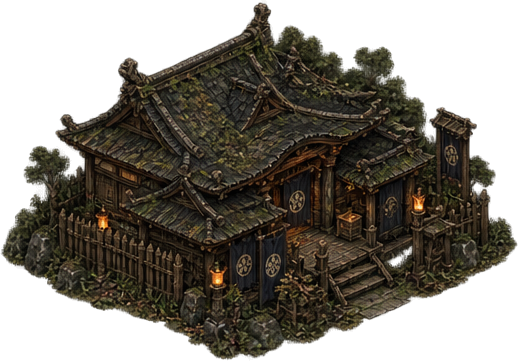
#> input picture assets/environment/buildings/ninja_village/dojo.png, 518 x 361 px, given in place of zone_variants1.png, which was not available
$ python add_zone_variants_art.py ../assets/environment/buildings/ninja_village/dojo.png
#> lines starting #> are read from the running program, lines starting #| are printed output that depends on the picture; after the words box and inside, x2 and y2 are one past the last pixel; in counts of white or black regions, pixels touching at a corner belong together
"""Cut the zone variant sheet and the second ruin sheet (2026-11-18) into game/art/buildings.

    python tools/add_zone_variants_art.py [--preview out.png]

Sources (transparent, made from art_prompts zone_variants_and_ruins_prompts.md):
  assets/environment/zone_variants1.png, 3 x 2: tenements_b, tenements_c, townhouse_b / townhouse_c, smithy_b, smithy_c
  assets/environment/ruined_buildings2.png, 2 x 2: ruin_storehouse, ruin_barracks / ruin_workshop, ruin_station
The biggest blobs are the pieces, in reading order; loose bits join the nearest one. Anchors (and painted lights, as tools/cut_environment.py finds them) are appended
to game/art/cutouts.json, catalog entries to game/data/art.json (names already there are skipped). Then run
tools/build_art_blockers.py so the new zone houses block like the old ones. Needs Pillow and numpy only.
"""
import json, os, sys
import numpy as np
from PIL import Image, ImageDraw

ROOT = os.path.dirname(os.path.dirname(os.path.abspath(__file__)))
ENV, OUT = os.path.join(ROOT, 'assets', 'environment'), os.path.join(ROOT, 'game', 'art')
# sheet -> (cols, rows, [(name, target width px, art.json entry)] in reading order); widths match the art they vary
SHEETS = {
    'zone_variants1.png': (3, 2, [('tenements_b', 449, {'glows': True}), ('tenements_c', 449, {'glows': True}),
                                  ('townhouse_b', 355, {'glows': True, 'blockWall': 0.5}),
                                  ('townhouse_c', 355, {'glows': True, 'blockWall': 0.5}),
                                  ('smithy_b', 400, {}), ('smithy_c', 400, {})]),
    'ruined_buildings2.png': (2, 2, [('ruin_storehouse', 340, {}), ('ruin_barracks', 500, {}),
                                     ('ruin_workshop', 400, {}), ('ruin_station', 480, {})]),
}


def label(mask):
    """Connected 4-neighbour blobs of a small boolean mask: list of pixel index arrays (ys, xs)."""
    seen = np.zeros(mask.shape, bool); out = []
    for y, x in zip(*np.nonzero(mask)):
        if seen[y, x]: continue
        stack, ys, xs = [(y, x)], [], []
        seen[y, x] = True
        while stack:
            cy, cx = stack.pop(); ys.append(cy); xs.append(cx)
            for ny, nx in ((cy + 1, cx), (cy - 1, cx), (cy, cx + 1), (cy, cx - 1)):
                if 0 <= ny < mask.shape[0] and 0 <= nx < mask.shape[1] and mask[ny, nx] and not seen[ny, nx]:
                    seen[ny, nx] = True; stack.append((ny, nx))
        out.append((np.array(ys), np.array(xs)))
    return out


def glows(im):
    """Warm, bright painted lights: [x, y, area], largest first (same test as tools/cut_environment.py)."""
    f = np.asarray(im).astype(np.float32) / 255
    r, g, b, a = f[..., 0], f[..., 1], f[..., 2], f[..., 3]
    lum = 0.299 * r + 0.587 * g + 0.114 * b
    hot = (a > 0.8) & (lum > 0.5) & (r - b > 0.22) & (r > 0.7)
    out = [[int(xs.mean()), int(ys.mean()), len(ys)] for ys, xs in label(hot) if len(ys) >= 25]
    return sorted(out, key=lambda v: -v[2])[:8]


def pieces(sheet, count):
    """The count biggest blobs of the sheet in reading order, each with the loose bits nearest to it (rubble,
    a fence that strays over the grid line); tiny specks far from everything are dropped. [(bbox, mask)]"""
    a = np.asarray(sheet)[..., 3] > 30
    h, w = a.shape[0] // 4 * 4, a.shape[1] // 4 * 4
    small = a[:h, :w].reshape(h // 4, 4, w // 4, 4).any(axis=(1, 3))
    blobs = sorted(label(small), key=lambda b: -len(b[0]))
    big, rest = blobs[:count], blobs[count:]
    box = lambda b: (b[0].min(), b[0].max(), b[1].min(), b[1].max())
    def gap(p, q):
        (a0, a1, b0, b1), (c0, c1, d0, d1) = box(p), box(q)
        return max(0, c0 - a1, a0 - c1) + max(0, d0 - b1, b0 - d1)
    masks = [np.zeros(small.shape, bool) for _ in big]
    for i, b in enumerate(big): masks[i][b] = True
    for r in rest:
        d = [gap(r, b) for b in big]; i = int(np.argmin(d))
        if d[i] <= 12 or len(r[0]) >= 40: masks[i][r] = True
    out = []
    for m in masks:
        full = np.zeros(a.shape, bool); full[:h, :w] = np.kron(m, np.ones((4, 4), bool))
        ys, xs = np.nonzero(m)
        out.append(((xs.min() * 4, ys.min() * 4, (xs.max() + 1) * 4, (ys.max() + 1) * 4), full))
    return sorted(out, key=lambda o: (int((o[0][1] + o[0][3]) / 2 // (a.shape[0] / ROWS_OF[count])), o[0][0]))


ROWS_OF = {6: 2, 4: 2}


def cut(sheet, bbox, mask, width):
    arr = np.asarray(sheet).copy(); arr[..., 3] = np.where(mask, arr[..., 3], 0)
    im = Image.fromarray(arr).crop(bbox)
    im = im.crop(im.getchannel('A').point(lambda v: 255 if v > 30 else 0).getbbox())
    return im.resize((width, round(im.height * width / im.width)), Image.LANCZOS)


def anchor(im):
    a = np.asarray(im)[..., 3] > 128
    ys, xs = np.nonzero(a)
    bottom = ys.max()
    return {'w': im.width, 'h': im.height, 'left': int(xs.min()), 'right': int(xs.max()),
            'bottomX': int(round(xs[ys >= bottom - 2].mean())), 'bottomY': int(bottom), 'glows': glows(im)}


def main(sheets=None):
    """sheets: like SHEETS (default); a name of None skips that piece (tools/add_tier_art.py)"""
    made = []
    for src, (cols, rows, names) in (sheets or SHEETS).items():
        sheet = Image.open(os.path.join(ENV, src)).convert('RGBA')
#> sheet is the input picture: PIL image 518x361 RGBA; mean R, G, B, A 30.5, 26, 18, 149
        for (name, width, entry), (bbox, mask) in zip(names, pieces(sheet, cols * rows)):
#> in pieces, `a = np.asarray(sheet)[..., 3] > 30`:
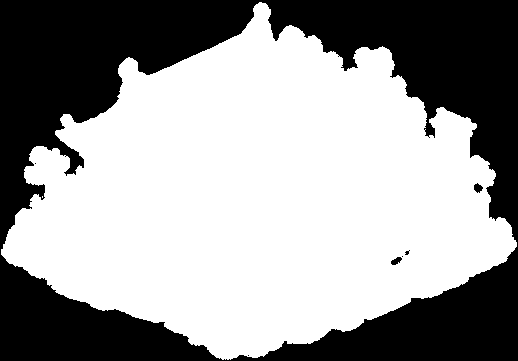
#> a: shape (361, 518) bool; 60.6% white; 7 black regions (4 under 20 px), largest, box (x1, y1, x2, y2) and area: (0, 0, 518, 361) 73551, (474, 183, 483, 193) 59, (391, 257, 402, 265) 55
#> in pieces, `h, w = a.shape[0] // 4 * 4, a.shape[1] // 4 * 4`: h = 360; w = 516
#> in pieces, `small = a[:h, :w].reshape(h // 4, 4, w // 4, 4).any(axis=(1, 3))`:
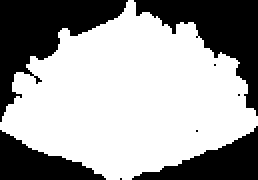
#> small: shape (90, 129) bool (shown 2 times larger); 63% white; 8 black regions (4 under 20 px), largest, box (x1, y1, x2, y2) and area: (0, 0, 64, 61) 1529, (67, 0, 129, 58) 1331, (66, 63, 129, 90) 762, (0, 65, 53, 90) 675
#> in pieces, `blobs = sorted(label(small), key=lambda b: -len(b[0]))`: blobs = 1 item
            if name: made.append((name, entry, cut(sheet, bbox, mask, width)))
#> this loop made 1 pass
#> pass 1, in cut, `im = Image.fromarray(arr).crop(bbox)`:
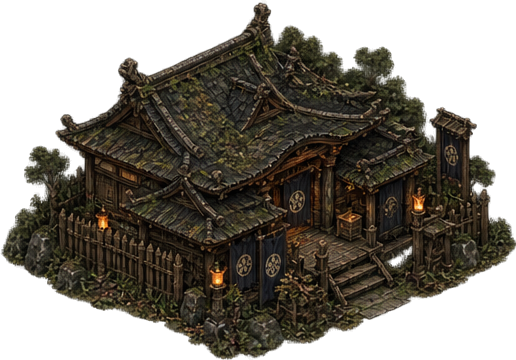
#> im: PIL image 516x360 RGBA; mean R, G, B, A 30.7, 26.1, 18.1, 150; transparent parts drawn white
#> pass 1, in cut, `im = im.crop(im.getchannel('A').point(lambda v: 255 if v > 30 else 0)...`:
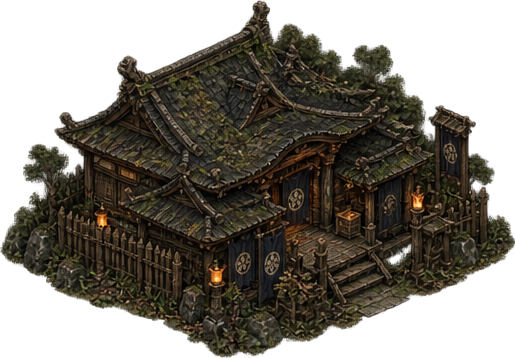
#> im: PIL image 515x358 RGBA; mean R, G, B, A 30.9, 26.3, 18.2, 151.1; transparent parts drawn white
#> after the loop, made = 1 item
#> pass 2 of the loop in main, `for src, (cols, rows, names) in (sheets or SHEETS).items():`:
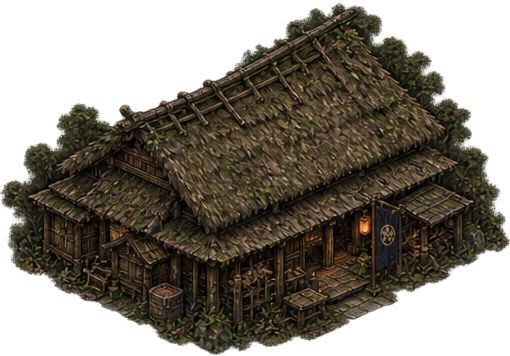
#> input picture assets/environment/buildings/ninja_village/longhouse.png, 510 x 356 px, given in place of ruined_buildings2.png, which was not available
#> in main, sheet is the input picture: PIL image 510x356 RGBA; mean R, G, B, A 35.8, 30.1, 19.9, 153.6
#> in pieces (call 2), `a = np.asarray(sheet)[..., 3] > 30`:
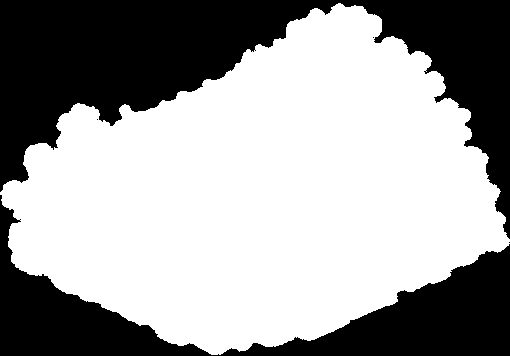
#> a: shape (356, 510) bool; 62.4% white; 5 black regions (3 under 20 px), largest, box (x1, y1, x2, y2) and area: (0, 0, 510, 239) 44085, (0, 195, 510, 356) 24190
#> h = 356; w = 508
#> small: shape (89, 127) bool; 64.3% white; 5 black regions (1 under 20 px), largest, box (x1, y1, x2, y2) and area: (0, 0, 84, 46) 1840, (56, 63, 127, 89) 793, (86, 0, 127, 54) 770, (0, 52, 52, 89) 630
#> blobs = 1 item
#> the loop in main, `for (name, width, entry), (bbox, mask) in zip(names, pieces(sheet, col..` made 1 pass
#> (name, width, bbox) on pass 1: ('ruin_storehouse', 340, (0, 0, 508, 356))
#> pass 1, in cut (call 2), `im = im.crop(im.getchannel('A').point(lambda v: 255 if v > 30 else 0)...`:
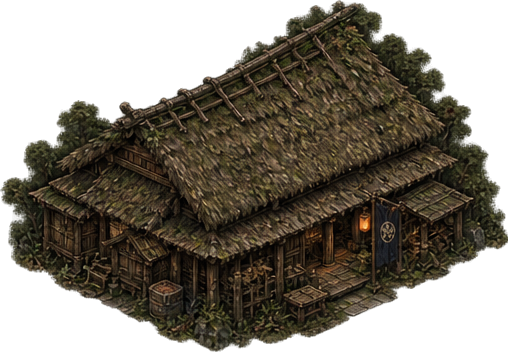
#> im: PIL image 508x352 RGBA; mean R, G, B, A 36.3, 30.6, 20.2, 156; transparent parts drawn white
#> after the loop in main, `for (name, width, entry), (bbox, mask) in zip(names, pieces(sheet, col..`: made = 2 items
    path = os.path.join(OUT, 'cutouts.json')
#> (the run stopped early here; a loop or call above may not have finished)
